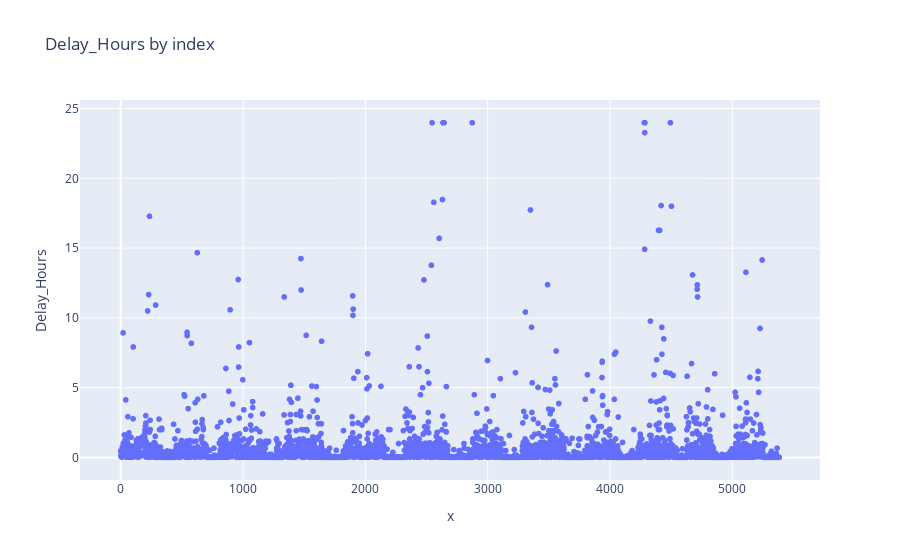

Notebook code cell kept with this figure:
### Code cell
fig = px.scatter(ml_csv, 
              x = ml_csv.index.values, 
              y = 'Delay_Hours',
              title = 'Delay_Hours by index'
            )

fig.show()

### Figure 1 — Plotly figure (JSON) as saved in the notebook; plotly's stock layout.template omitted (floating-point values rounded to 4 significant figures; data arrays with more than 128 entries replaced by an {"elided": "..."} marker saying what was removed)
{"data": [{"hovertemplate": "x=%{x}<br>Delay_Hours=%{y}<extra></extra>", "legendgroup": "", "marker": {"color": "#636efa", "symbol": "circle"}, "mode": "markers", "name": "", "showlegend": false, "type": "scattergl", "x": {"elided": "5376 int values"}, "xaxis": "x", "y": {"elided": "5376 float values"}, "yaxis": "y"}], "layout": {"legend": {"tracegroupgap": 0}, "title": {"text": "Delay_Hours by index"}, "xaxis": {"anchor": "y", "domain": [0, 1], "title": {"text": "x"}}, "yaxis": {"anchor": "x", "domain": [0, 1], "title": {"text": "Delay_Hours"}}}}
